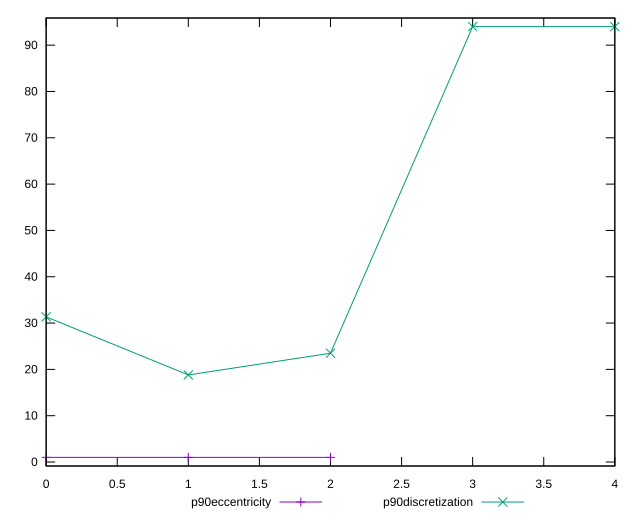

Write gnuplot code to recreate this figure.
reset

$p90Eccentricity <<EOF
0 1
1 1.0000000000000016
2 0.9999999999999976
EOF

$p90Discretization <<EOF
0 31.333333333333332
1 18.8
2 23.5
3 94
4 94
EOF

set key outside below
set xrange [0:4]
set yrange [-0.8600000000000025:95.86]
set trange [-0.8600000000000025:95.86]
set terminal svg size 640, 520 enhanced background rgb 'white'
set output "report_00019_2021-02-10T18-14-37.922Z//offscreen-images/progression/eccentricity.svg"

plot $p90Eccentricity title "p90eccentricity" with linespoints, \
     $p90Discretization title "p90discretization" with linespoints

reset
